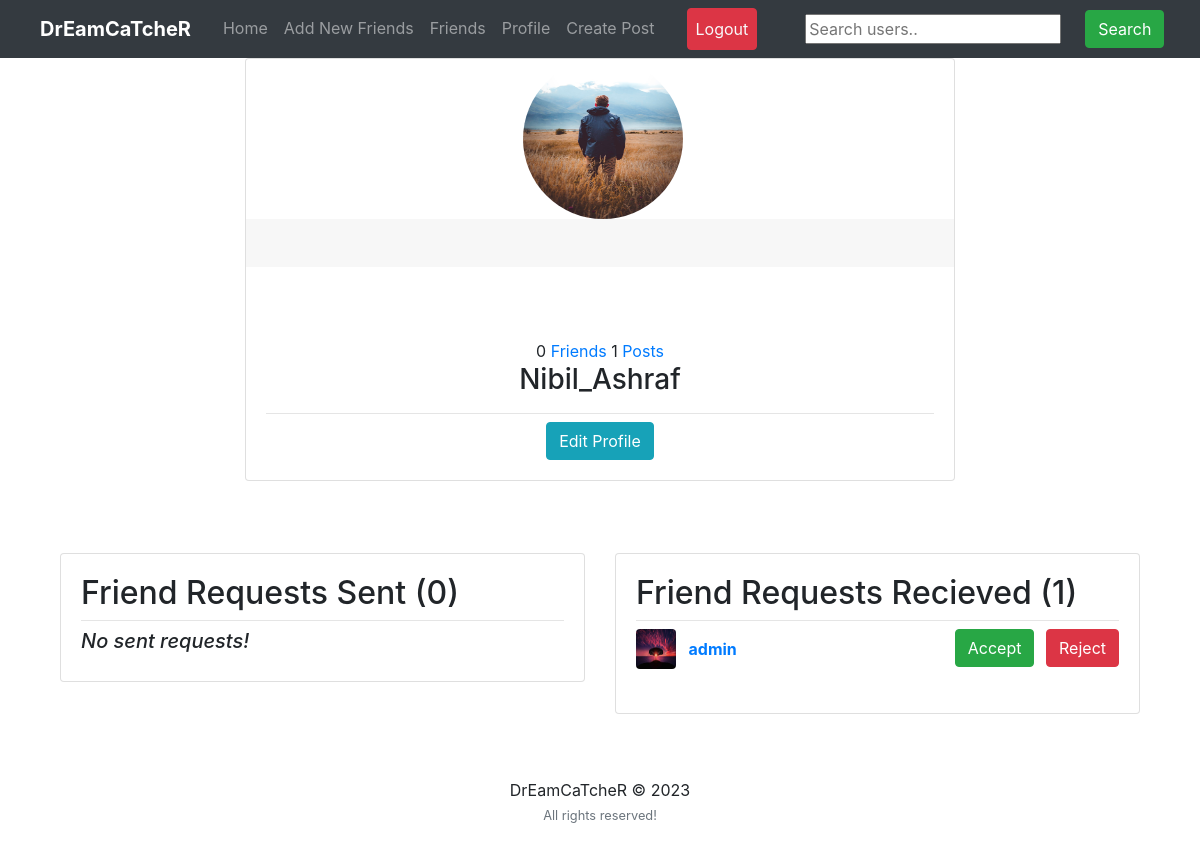
Screenshot of /my-profile/ (signed in) with the database file from the repository.
### users/models.py (models this page shows, shortened)
class Profile(models.Model):
	user = models.OneToOneField(User, on_delete=models.CASCADE)
	image = models.ImageField(default='default.png', upload_to='profile_pics')
	slug = AutoSlugField(populate_from='user')
	bio = models.CharField(max_length=255, blank=True)
	friends = models.ManyToManyField("Profile", blank=True)
	def get_absolute_url(self):
		return "/users/{}".format(self.slug)

class FriendRequest(models.Model):
	to_user = models.ForeignKey(settings.AUTH_USER_MODEL, related_name='to_user', on_delete=models.CASCADE)
	from_user = models.ForeignKey(settings.AUTH_USER_MODEL, related_name='from_user', on_delete=models.CASCADE)
	timestamp = models.DateTimeField(auto_now_add=True)

### users/views.py (the view)
# urls.py: path('my-profile/', user_views.my_profile, name='my_profile'),
@login_required
def my_profile(request):
	p = request.user.profile
	you = p.user
	sent_friend_requests = FriendRequest.objects.filter(from_user=you)
	rec_friend_requests = FriendRequest.objects.filter(to_user=you)
	user_posts = Post.objects.filter(user_name=you)
	friends = p.friends.all()
	button_status = 'none'
	if p not in request.user.profile.friends.all():
		button_status = 'not_friend'
		if len(FriendRequest.objects.filter(
			from_user=request.user).filter(to_user=you)) == 1:
				button_status = 'friend_request_sent'
		if len(FriendRequest.objects.filter(
			from_user=p.user).filter(to_user=request.user)) == 1:
				button_status = 'friend_request_received'
	context = {
		'u': you,
		'button_status': button_status,
		'friends_list': friends,
		'sent_friend_requests': sent_friend_requests,
		'rec_friend_requests': rec_friend_requests,
		'post_count': user_posts.count
	}
	return render(request, "users/profile.html", context)

### users/templates/users/profile.html (shortened to what this page needs)
{% extends "feed/layout.html" %} {% load static %}  {% block searchform %}
<form
  class="form-inline my-2 my-lg-0 ml-5"
  action="{% url 'search_users' %}"
  method="get"
>
  <input name="q" type="text" placeholder="Search users.." />
  <button class="btn btn-success my-2 my-sm-0 ml-4" type="submit">
    Search
  </button>
</form>
{% endblock searchform %} {% block content %}
<div class="main-content">
  <div class="container mt-7">
    <div class="row">
      <div class="col-xl-8 m-auto order-xl-2 mb-5 mb-xl-0">
        <div class="card card-profile shadow">
          <div class="row justify-content-center">
            <div class="col-lg-3 order-lg-2">
              <div class="card-profile-image">
                <a href="{{ u.profile.image.url }}">
                  <img
                    src="{{ u.profile.image.url }}"
                    class="rounded-circle"
                    width="160px"
                    height="160px"
                  />
                </a>
              </div>
            </div>
          </div>
          <div
            class="card-header text-center border-0 pt-8 pt-md-4 pb-0 pb-md-4"
          ></div>
          <div class="card-body pt-0 pt-md-4">
            <div class="row">
              <div class="col">
                <div
                  class="card-profile-stats d-flex justify-content-center mt-md-5"
                >
                  <div>
                    <span class="heading">{{ u.profile.friends.count }}</span>
                    {% if request.user == u %}
                    <span class="description"
                      ><a href="{% url 'friend_list' %}">Friends</a></span
                    >
                    {% else %}
                    <span class="description">Friends</span>
                    {% endif %}
                    <span class="heading">{{ post_count }}</span>
                    <span class="description"
                      ><a href="{% url 'user-posts' u.username %}"
                        >Posts</a
                      ></span
                    >
                  </div>
                </div>
              </div>
            </div>
            <div class="text-center">
              <h3>{{ u }}</h3>
              <hr class="my-2" />
              {% if request.user == u %}
              <a class="btn btn-info" href="{% url 'edit_profile' %}"
                >Edit Profile</a
              >
              {% endif %}
            </div>
          </div>
        </div>
      </div>
    </div>
    <br />
    {% if request.user == u %}
    <div class="row">
      <div class="col-md-6">
        <div class="card card-signin my-5">
          <div class="card-body">
            <h2>Friend Requests Sent ({{ sent_friend_requests.count }})</h2>
            <hr class="my-2" />
            {% if not sent_friend_requests %}
            <h5><i>No sent requests!</i></h5>
            {% endif %}
          </div>
        </div>
      </div>
      <div class="col-md-6">
        <div class="card card-signin my-5">
          <div class="card-body">
            <h2>Friend Requests Recieved ({{ rec_friend_requests.count }})</h2>
            <hr class="my-2" />
            {% if not rec_friend_requests %}
            <h5><i>No recieved requests!</i></h5>
            {% else %} {% for r_request in rec_friend_requests %}
            <a href="{{ r_request.from_user.profile.get_absolute_url }}"
              ><img
                src="{{ r_request.from_user.profile.image.url }}"
                class="rounded mr-2"
                width="40"
                height="40"
                alt=""
            /></a>
            <a
              class="mr-2 align-middle"
              href="{{ r_request.from_user.profile.get_absolute_url }}"
              ><b>{{ r_request.from_user.username }}</b>
            </a>
            <small class="float-right">
              <a
                class="btn btn-success mr-2"
                href="/users/friend-request/accept/{{ r_request.from_user.id }}"
                >Accept</a
              >
              <a
                class="btn btn-danger"
                href="/users/friend-request/delete/{{ r_request.from_user.id }}"
                >Reject</a
              >
            </small>
            <br /><br />
            {% endfor %} {% endif %}
          </div>
        </div>
      </div>
    </div>
    {% endif %}
  </div>
</div>
{% endblock content %} {% block jsfiles %}{% endblock jsfiles %}

### rows the page displays
FriendRequest: from_user.profile.image (picture), from_user.username "admin"

### other values shown
{{ u.profile.friends.count }} "0"
{{ post_count }} "1"
{{ u }} "Nibil_Ashraf"
{{ sent_friend_requests.count }} "0"
{{ rec_friend_requests.count }} "1"
